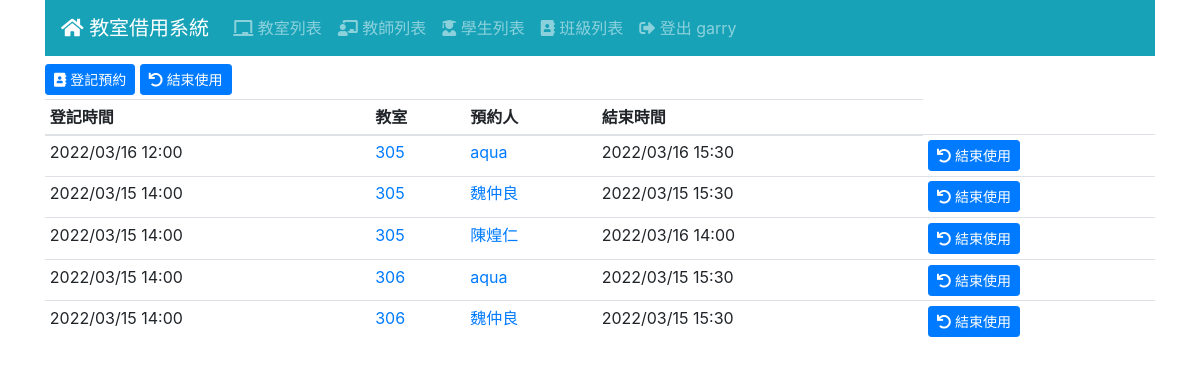
Before: /log/ (signed in) with the older database file.
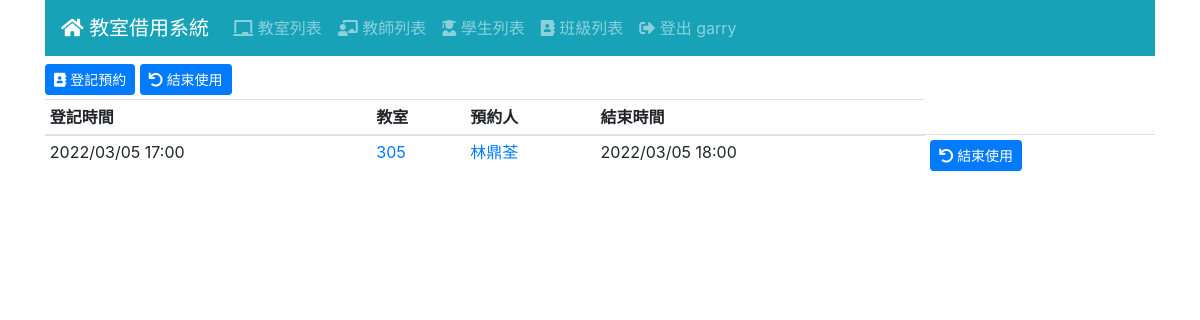
After: the same page with the newer database file.
### log/models.py (models this page shows, shortened)
class Log(Model):
    ST_OPTIONS = [
        (0,'即將使用'),
        (1,'使用中'),
        (2,'使用完畢')
    ]
    teacher = ForeignKey(Teacher, CASCADE)
    room = ForeignKey(Room, CASCADE)
    classes = ForeignKey(Classes, CASCADE)
    reserve = DateTimeField('登記時間', null=True)
    end = DateTimeField('結束使用時間', null=True)
    workstatus = IntegerField('資料狀態', default=0 , choices=ST_OPTIONS)

### room/models.py (models this page shows)
class Room(Model):
    ST_OPTIONS = [
        (0,'使用中'),
        (1,'開放使用')
    ]
    name = CharField('教室名稱', max_length=48)
    preface = ImageField('教室圖片', blank=True)
    detail = TextField('詳細資訊', blank=True)
    status = IntegerField('狀態', default=0 , choices=ST_OPTIONS)

### teacher/models.py (models this page shows, shortened)
class Teacher(Model):
    realname = CharField('姓名', max_length=32)
    tea_classes=models.ManyToManyField(Classes)
    tel = CharField('連絡電話', max_length=10)
    role= CharField('職稱', max_length=20)  #ex:訓育組長、教務主任、高中部數學老師
    cardid= CharField('卡號', max_length=30)

### log/views.py (the view)
# urls.py: path('', LogList.as_view(), name='log_list'),
class LogList(LoginRequiredMixin, ListView):
    model = Log
    ordering = ['-reserve']

### templates/log/log_list.html
{% extends "base.html" %}
{% block content %}
<div class="mb-1">
  <a href="{% url 'reserve_teacher' %}" class="btn btn-sm btn-primary">
    <i class="fas fa-address-book"></i> 登記預約
  </a>
  <a href="{% url 'end_room' %}" class="btn btn-sm btn-primary">
    <i class="fas fa-undo"></i> 結束使用
  </a>
</div>
<div id="log-list">
  <table class="table table-sm">
    <thead>
      <tr>
        <th>登記時間</th>
        <th>教室</th>
        <th>預約人</th>
        <th>結束時間</th>
      </tr>
    </thead>
    <tbody>
      {% for log in log_list %}
      <tr>
        <td>{{ log.reserve|date:"Y/m/d H:i" }}</td>
        <td>
          <a href="{% url 'room_view' log.room.id %}">
            {{ log.room.name }}
          </a>
        </td>
        <td>
          <a href="{% url 'teacher_view' log.teacher.id %}">
            {{ log.teacher.realname }}
          </a>
        </td>
        <td>{{ log.end|date:"Y/m/d H:i" }}</td>
        <td>
            <a href="{% url 'end_log' log.id %}" class="btn btn-sm btn-primary">
              <i class="fas fa-undo"></i> 結束使用
            </a>
          </td>
      </tr>
      {% endfor %}
    </tbody>
  </table>
</div>
{% endblock %}

Changed rows visible on the page:
removed Log: reserve "2022/03/16 12:00", room.name "305", teacher.realname "aqua", end "2022/03/16 15:30"
removed Log: reserve "2022/03/15 14:00", room.name "305", teacher.realname "陳煌仁", end "2022/03/16 14:00"
removed Log: reserve "2022/03/15 14:00", room.name "306", teacher.realname "aqua", end "2022/03/15 15:30"
removed Log: reserve "2022/03/15 14:00", room.name "306", teacher.realname "魏仲良", end "2022/03/15 15:30"
changed Log: reserve "2022/03/15 14:00" → "2022/03/05 17:00"; teacher.realname "魏仲良" → "林鼎荃"; end "2022/03/15 15:30" → "2022/03/05 18:00"
